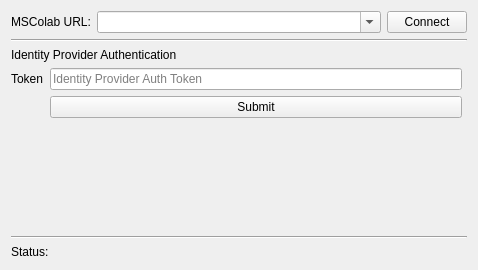
<?xml version="1.0" encoding="UTF-8"?>
<ui version="4.0">
 <class>MSColabConnectDialog</class>
 <widget class="QDialog" name="MSColabConnectDialog">
  <property name="geometry">
   <rect>
    <x>0</x>
    <y>0</y>
    <width>478</width>
    <height>270</height>
   </rect>
  </property>
  <property name="windowTitle">
   <string>Connect to MSColab</string>
  </property>
  <layout class="QGridLayout" name="gridLayout_4">
   <item row="0" column="0">
    <layout class="QHBoxLayout" name="horizontalLayout_2" stretch="0,1,0">
     <item>
      <widget class="QLabel" name="urlLabel">
       <property name="text">
        <string>MSColab URL:</string>
       </property>
      </widget>
     </item>
     <item>
      <widget class="QComboBox" name="urlCb">
       <property name="toolTip">
        <string>Enter Mscolab Server URL</string>
       </property>
       <property name="editable">
        <bool>true</bool>
       </property>
      </widget>
     </item>
     <item>
      <widget class="QPushButton" name="connectBtn">
       <property name="toolTip">
        <string>Connect to entered URL</string>
       </property>
       <property name="text">
        <string>Connect</string>
       </property>
       <property name="autoDefault">
        <bool>false</bool>
       </property>
      </widget>
     </item>
    </layout>
   </item>
   <item row="1" column="0">
    <widget class="Line" name="line">
     <property name="orientation">
      <enum>Qt::Horizontal</enum>
     </property>
    </widget>
   </item>
   <item row="2" column="0">
    <widget class="QStackedWidget" name="stackedWidget">
     <property name="currentIndex">
      <number>3</number>
     </property>
     <widget class="QWidget" name="loginPage">
      <layout class="QGridLayout" name="gridLayout_3">
       <property name="leftMargin">
        <number>100</number>
       </property>
       <property name="topMargin">
        <number>0</number>
       </property>
       <property name="rightMargin">
        <number>100</number>
       </property>
       <property name="bottomMargin">
        <number>0</number>
       </property>
       <item row="3" column="0" colspan="2">
        <widget class="QPushButton" name="loginBtn">
         <property name="toolTip">
          <string>Login using entered credentials</string>
         </property>
         <property name="text">
          <string>Login</string>
         </property>
         <property name="autoDefault">
          <bool>false</bool>
         </property>
        </widget>
       </item>
       <item row="4" column="1">
        <widget class="QPushButton" name="addUserBtn">
         <property name="toolTip">
          <string>Add new user to the server</string>
         </property>
         <property name="text">
          <string>Add user</string>
         </property>
         <property name="autoDefault">
          <bool>false</bool>
         </property>
        </widget>
       </item>
       <item row="0" column="0" colspan="2" alignment="Qt::AlignHCenter">
        <widget class="QLabel" name="loginTopicLabel">
         <property name="font">
          <font>
           <pointsize>16</pointsize>
          </font>
         </property>
         <property name="text">
          <string>Login Details:</string>
         </property>
        </widget>
       </item>
       <item row="4" column="0">
        <widget class="QLabel" name="clickNewUserLabel">
         <property name="text">
          <string>Click here if new user</string>
         </property>
        </widget>
       </item>
       <item row="5" column="0" colspan="2">
        <widget class="QPushButton" name="loginWithIDPBtn">
         <property name="text">
          <string>Login by Identity Provider</string>
         </property>
        </widget>
       </item>
       <item row="1" column="0" colspan="2">
        <widget class="QLineEdit" name="loginEmailLe">
         <property name="placeholderText">
          <string>Email ID</string>
         </property>
        </widget>
       </item>
       <item row="2" column="0" colspan="2">
        <widget class="QLineEdit" name="loginPasswordLe">
         <property name="echoMode">
          <enum>QLineEdit::Password</enum>
         </property>
         <property name="placeholderText">
          <string>Password</string>
         </property>
        </widget>
       </item>
      </layout>
     </widget>
     <widget class="QWidget" name="newuserPage">
      <layout class="QGridLayout" name="gridLayout_2">
       <property name="leftMargin">
        <number>50</number>
       </property>
       <property name="topMargin">
        <number>0</number>
       </property>
       <property name="rightMargin">
        <number>50</number>
       </property>
       <property name="bottomMargin">
        <number>0</number>
       </property>
       <property name="spacing">
        <number>5</number>
       </property>
       <item row="1" column="1">
        <widget class="QLineEdit" name="newUsernameLe">
         <property name="placeholderText">
          <string>John Doe</string>
         </property>
        </widget>
       </item>
       <item row="3" column="0" alignment="Qt::AlignRight">
        <widget class="QLabel" name="newPasswordLabel">
         <property name="text">
          <string>Password:</string>
         </property>
        </widget>
       </item>
       <item row="4" column="0" alignment="Qt::AlignRight">
        <widget class="QLabel" name="newConfirmPasswordLabel">
         <property name="text">
          <string>Confirm Password:</string>
         </property>
        </widget>
       </item>
       <item row="0" column="1" alignment="Qt::AlignLeft">
        <widget class="QLabel" name="newUserTopicLabel">
         <property name="font">
          <font>
           <pointsize>16</pointsize>
          </font>
         </property>
         <property name="text">
          <string>New User Details</string>
         </property>
        </widget>
       </item>
       <item row="2" column="1">
        <widget class="QLineEdit" name="newEmailLe">
         <property name="placeholderText">
          <string>johndoe@gmail.com</string>
         </property>
        </widget>
       </item>
       <item row="2" column="0" alignment="Qt::AlignRight">
        <widget class="QLabel" name="newEmailLabel">
         <property name="text">
          <string>Email:</string>
         </property>
        </widget>
       </item>
       <item row="5" column="1" alignment="Qt::AlignLeft">
        <widget class="QDialogButtonBox" name="newUserBb">
         <property name="layoutDirection">
          <enum>Qt::LeftToRight</enum>
         </property>
         <property name="standardButtons">
          <set>QDialogButtonBox::Cancel|QDialogButtonBox::Ok</set>
         </property>
        </widget>
       </item>
       <item row="3" column="1">
        <widget class="QLineEdit" name="newPasswordLe">
         <property name="echoMode">
          <enum>QLineEdit::Password</enum>
         </property>
         <property name="placeholderText">
          <string>New Password</string>
         </property>
        </widget>
       </item>
       <item row="1" column="0" alignment="Qt::AlignRight">
        <widget class="QLabel" name="newUsernameLabel">
         <property name="text">
          <string>Username:</string>
         </property>
        </widget>
       </item>
       <item row="4" column="1">
        <widget class="QLineEdit" name="newConfirmPasswordLe">
         <property name="echoMode">
          <enum>QLineEdit::Password</enum>
         </property>
         <property name="placeholderText">
          <string>Confirm New Password</string>
         </property>
        </widget>
       </item>
      </layout>
     </widget>
     <widget class="QWidget" name="httpAuthPage">
      <layout class="QVBoxLayout" name="verticalLayout_4">
       <property name="leftMargin">
        <number>0</number>
       </property>
       <property name="topMargin">
        <number>0</number>
       </property>
       <property name="rightMargin">
        <number>0</number>
       </property>
       <property name="bottomMargin">
        <number>0</number>
       </property>
       <item>
        <widget class="QLabel" name="httpTopicLabel">
         <property name="enabled">
          <bool>true</bool>
         </property>
         <property name="sizePolicy">
          <sizepolicy hsizetype="Preferred" vsizetype="Minimum">
           <horstretch>0</horstretch>
           <verstretch>0</verstretch>
          </sizepolicy>
         </property>
         <property name="text">
          <string>HTTP Server Authentication</string>
         </property>
         <property name="alignment">
          <set>Qt::AlignLeading|Qt::AlignLeft|Qt::AlignTop</set>
         </property>
        </widget>
       </item>
       <item>
        <layout class="QGridLayout" name="gridLayout">
         <property name="sizeConstraint">
          <enum>QLayout::SetDefaultConstraint</enum>
         </property>
         <item row="0" column="1">
          <widget class="QLineEdit" name="httpPasswordLe">
           <property name="echoMode">
            <enum>QLineEdit::Password</enum>
           </property>
           <property name="placeholderText">
            <string>Server Auth Password</string>
           </property>
          </widget>
         </item>
         <item row="0" column="0">
          <widget class="QLabel" name="httpPasswordLabel">
           <property name="text">
            <string>Password:</string>
           </property>
          </widget>
         </item>
        </layout>
       </item>
       <item>
        <spacer name="verticalSpacer">
         <property name="orientation">
          <enum>Qt::Vertical</enum>
         </property>
         <property name="sizeHint" stdset="0">
          <size>
           <width>20</width>
           <height>40</height>
          </size>
         </property>
        </spacer>
       </item>
      </layout>
     </widget>
     <widget class="QWidget" name="idpAuthPage">
      <property name="enabled">
       <bool>true</bool>
      </property>
      <widget class="QWidget" name="layoutWidget">
       <property name="geometry">
        <rect>
         <x>0</x>
         <y>20</y>
         <width>451</width>
         <height>141</height>
        </rect>
       </property>
       <layout class="QGridLayout" name="idpAuthGridLayout">
        <property name="sizeConstraint">
         <enum>QLayout::SetDefaultConstraint</enum>
        </property>
        <item row="0" column="0">
         <widget class="QLabel" name="idpAuthTokenLabel">
          <property name="text">
           <string>Token</string>
          </property>
         </widget>
        </item>
        <item row="0" column="1">
         <widget class="QLineEdit" name="idpAuthPasswordLe">
          <property name="text">
           <string/>
          </property>
          <property name="echoMode">
           <enum>QLineEdit::Normal</enum>
          </property>
          <property name="placeholderText">
           <string>Identity Provider Auth Token</string>
          </property>
         </widget>
        </item>
        <item row="1" column="1">
         <widget class="QPushButton" name="idpAuthPushButton">
          <property name="text">
           <string>Submit</string>
          </property>
         </widget>
        </item>
        <item row="3" column="0" colspan="2">
         <spacer name="IdpAuthVerticalSpacer">
          <property name="orientation">
           <enum>Qt::Vertical</enum>
          </property>
          <property name="sizeHint" stdset="0">
           <size>
            <width>20</width>
            <height>40</height>
           </size>
          </property>
         </spacer>
        </item>
       </layout>
      </widget>
      <widget class="QLabel" name="idpAuthTopicLabel">
       <property name="enabled">
        <bool>true</bool>
       </property>
       <property name="geometry">
        <rect>
         <x>0</x>
         <y>0</y>
         <width>456</width>
         <height>15</height>
        </rect>
       </property>
       <property name="sizePolicy">
        <sizepolicy hsizetype="Preferred" vsizetype="Minimum">
         <horstretch>0</horstretch>
         <verstretch>0</verstretch>
        </sizepolicy>
       </property>
       <property name="text">
        <string>Identity Provider Authentication</string>
       </property>
       <property name="alignment">
        <set>Qt::AlignLeading|Qt::AlignLeft|Qt::AlignTop</set>
       </property>
      </widget>
     </widget>
    </widget>
   </item>
   <item row="3" column="0">
    <widget class="Line" name="line_2">
     <property name="orientation">
      <enum>Qt::Horizontal</enum>
     </property>
    </widget>
   </item>
   <item row="4" column="0">
    <layout class="QHBoxLayout" name="statusHL" stretch="1">
     <property name="topMargin">
      <number>0</number>
     </property>
     <item>
      <widget class="QLabel" name="statusLabel">
       <property name="styleSheet">
        <string notr="true"/>
       </property>
       <property name="text">
        <string>Status:</string>
       </property>
      </widget>
     </item>
    </layout>
   </item>
  </layout>
 </widget>
 <tabstops>
  <tabstop>urlCb</tabstop>
  <tabstop>connectBtn</tabstop>
  <tabstop>loginEmailLe</tabstop>
  <tabstop>loginPasswordLe</tabstop>
  <tabstop>loginBtn</tabstop>
  <tabstop>addUserBtn</tabstop>
  <tabstop>newUsernameLe</tabstop>
  <tabstop>newEmailLe</tabstop>
  <tabstop>newPasswordLe</tabstop>
  <tabstop>newConfirmPasswordLe</tabstop>
  <tabstop>httpPasswordLe</tabstop>
 </tabstops>
 <resources/>
 <connections/>
</ui>
